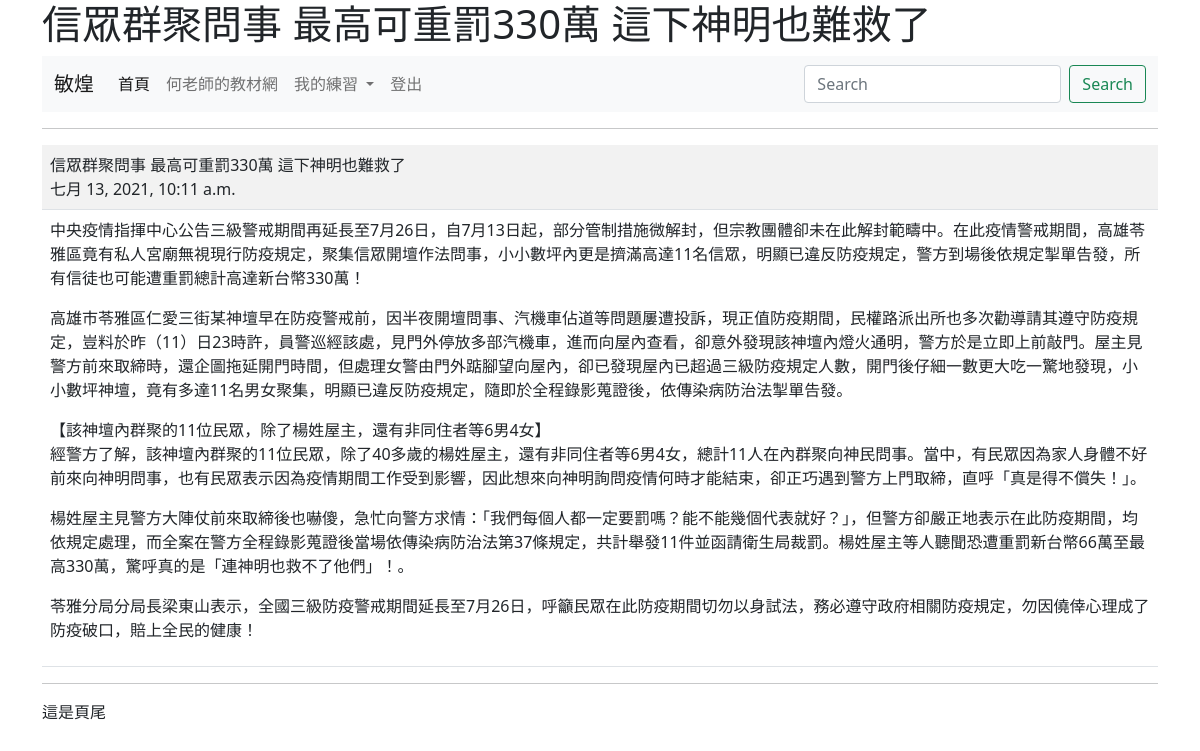
The app's page /show/5/ (signed in) with its own data.
### mysite/models.py (models this page shows, shortened)
class Post(models.Model):
	title = models.CharField(max_length=200)
	content = models.TextField()
	pub_date = models.DateTimeField(default=timezone.now)
	class Meta:
		ordering = ('-pub_date',)

### mysite/views.py (the view)
# urls.py: path('show/<int:id>/', views.show),
@login_required(login_url="/admin/login/")
def show(request, id):
	try:
		post = Post.objects.get(id=id)
	except:
		return redirect("/news/")
	return render(request, "show.html", locals())

### templates/show.html (shortened to what this page needs)
{% extends "base.html" %}
{% block main %}
	<hr>
	<table class="table table-striped">
		<tr>
			<td>
				{{post.title}}<br>
				{{post.pub_date}}
			</td>
		</tr>
		<tr>
			<td>
				{{post.content | linebreaks }}
			</td>
		</tr>
	</table>
{% endblock %}

### templates/menu.html (shortened to what this page needs)
<nav class="navbar navbar-expand-lg navbar-light bg-light">
  <div class="container-fluid">
    <a class="navbar-brand" href="#">
      {% if request.user.is_authenticated %}
        {{ request.user.first_name }}
      {% else %}
        未登入的訪客
      {% endif %}
  </a>
    <div class="collapse navbar-collapse" id="navbarSupportedContent">
      <ul class="navbar-nav me-auto mb-2 mb-lg-0">
        <li class="nav-item">
          <a class="nav-link active" aria-current="page" href="/">首頁</a>
        </li>
        <li class="nav-item">
          <a class="nav-link" href="https://104.es">何老師的教材網</a>
        </li>
        <li class="nav-item dropdown">
          <a class="nav-link dropdown-toggle" href="#" id="navbarDropdown" role="button" data-bs-toggle="dropdown" aria-expanded="false">
            我的練習
          </a>
        </li>
        {% if request.user.is_authenticated %}
          <li class="nav-item">
            <a class="nav-link" href="/logout/" tabindex="-1">登出</a>
          </li>
        {% else %}
          <li class="nav-item">
            <a class="nav-link" href="/admin/login/?next=/" tabindex="-1">登入</a>
          </li>
        {% endif %}
      </ul>
      <form class="d-flex">
        <input class="form-control me-2" type="search" placeholder="Search" aria-label="搜尋">
        <button class="btn btn-outline-success" type="submit">Search</button>
      </form>
    </div>
  </div>
</nav>

### records on screen
Post: title "信眾群聚問事 最高可重罰330萬 這下神明也難救了", pub_date "七月 13, 2021, 10:11 a.m.", content "中央疫情指揮中心公告三級警戒期間再延長至7月26日，自7月13日起，部分管制措施微解封，但宗教團體卻未在此解封範疇中。在此疫情警戒期間，高雄苓雅區竟有私人宮廟無視現行防疫規定，聚集信眾開壇作法問事，小小數坪內更是擠滿高達11名信眾，明顯已違反防疫規定，警方到場後依規定掣單告發，所有信徒也可能遭重罰總計高達新台幣330萬！ 高雄市苓雅區仁愛三街某神壇早在防疫警戒前，因半夜開壇問事、汽機車佔道等問題屢遭投訴，現正值防疫期間，民權路派出所也多次勸導請其遵守防疫規定，豈料於昨（11）日23時許，員警巡經該處，見門外停放多部汽機車，進而向屋內查看，卻意外發現該神壇內燈火通明，警方於是立即上前敲門。屋主見警方前來取締時，還企圖拖延開門時間，但處理女警由門外踮腳望向屋內，卻已發現屋內已超過三級防疫規定人數，開門後仔細一數更大吃一驚地發現，小小數坪神壇，竟有多達11名男女聚集，明顯已違反防疫規定，隨即於全程錄影蒐證後，依傳染病防治法掣單告發。 【該神壇內群聚的11位民眾，除了楊姓屋主，還有非同住者等6男4女】 經警方了解，該神壇內群聚的11位民眾，除了40多歲的楊姓屋主，還有非同住者等6男4女，總計11人在內群聚向神民問事。當中，有民眾因為家人身體不好前來向神明問事，也有民眾表示因為疫情期間工作受到影響，因此想來向神明詢問疫情何時才能結束，卻正巧遇到警方上門取締，直呼「真是得不償失！」。…"

### other values on screen
{{ request.user.first_name }} "敏煌"
